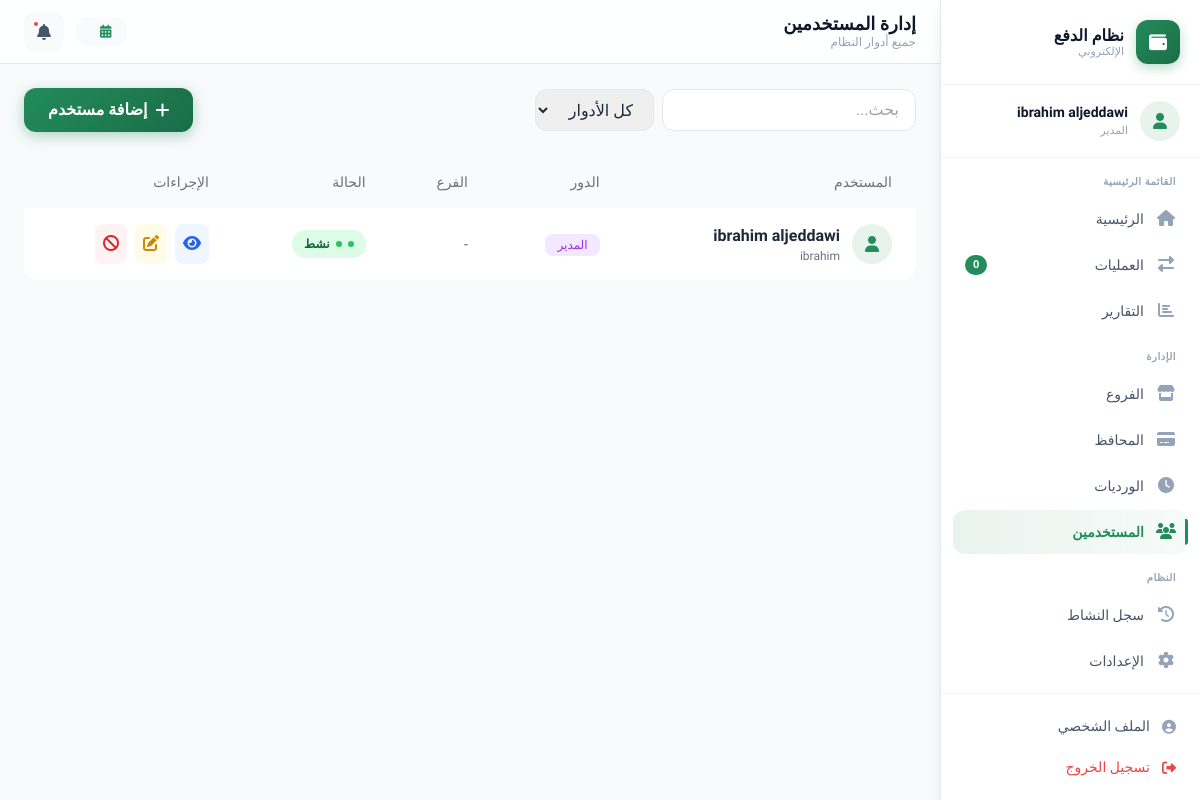
The app's page /users/ (signed in) with its own data.
### accounts/models.py (models this page shows, shortened)
class User(AbstractBaseUser, PermissionsMixin):
    class Role(models.TextChoices):
        MANAGER = 'manager', _('المدير')
        SUPERVISOR = 'supervisor', _('المشرف')
        ACCOUNTANT = 'accountant', _('المحاسب')
        CASHIER = 'cashier', _('الكاشير')
    id = models.UUIDField(primary_key=True, default=uuid.uuid4, editable=False)
    email = models.EmailField(_('البريد الإلكتروني'), unique=True, blank=True, null=True)
    phone = models.CharField(_('رقم الهاتف'), max_length=20, unique=True)
    username = models.CharField(_('اسم المستخدم'), max_length=150, unique=True)
    full_name = models.CharField(_('الاسم الكامل'), max_length=255)
    role = models.CharField(_('الدور'), max_length=20, choices=Role.choices, default=Role.CASHIER)
    profile_image = models.ImageField(_('الصورة الشخصية'), upload_to='profiles/%Y/%m/', blank=True, null=True)
    id_card_front = models.ImageField(_('صورة البطاقة الأمامية'), upload_to='id_cards/%Y/%m/', blank=True, null=True)
    id_card_back = models.ImageField(_('صورة البطاقة الخلفية'), upload_to='id_cards/%Y/%m/', blank=True, null=True)
    is_active = models.BooleanField(_('نشط'), default=True)
    is_staff = models.BooleanField(_('موظف'), default=False)
    is_superuser = models.BooleanField(_('مدير عام'), default=False)
    branch = models.ForeignKey(
        'branches.Branch',
        on_delete=models.SET_NULL,
        null=True,
        blank=True,
        related_name='cashiers',
        verbose_name=_('الفرع')
    )
    date_joined = models.DateTimeField(_('تاريخ الانضمام'), default=timezone.now)
    last_login = models.DateTimeField(_('آخر دخول'), blank=True, null=True)
    created_at = models.DateTimeField(auto_now_add=True)
    updated_at = models.DateTimeField(auto_now=True)
    created_by = models.ForeignKey(
        'self',
        on_delete=models.SET_NULL,
        null=True,
        blank=True,
        related_name='created_users',
        verbose_name=_('تم الإنشاء بواسطة')
    )
    USERNAME_FIELD = 'username'
    REQUIRED_FIELDS = ['full_name', 'phone']
    objects = UserManager()
    class Meta:
        verbose_name = _('مستخدم')
        verbose_name_plural = _('المستخدمين')
        ordering = ['-created_at']

### dashboard/views.py (the view, shortened to what this page needs)
# urls.py: path('users/', views.UserListView.as_view(), name='user-list'),
class UserListView(SuperuserRequiredMixin, LogActivityMixin, ListView):
    model = User
    template_name = 'dashboard/users/list.html'
    context_object_name = 'users'
    paginate_by = 20
    def get_queryset(self):
        queryset = User.objects.all().select_related('branch')
        search = self.request.GET.get('q')
        role_filter = self.request.GET.get('role')
        if role_filter:
            queryset = queryset.filter(role=role_filter)
        status_filter = self.request.GET.get('status')
        if status_filter == 'active':
            queryset = queryset.filter(is_active=True)
        elif status_filter == 'inactive':
            queryset = queryset.filter(is_active=False)
        branch_filter = self.request.GET.get('branch')
        if branch_filter:
            queryset = queryset.filter(branch_id=branch_filter)
        return queryset.order_by('-date_joined')
    def get_context_data(self, **kwargs):
        context = super().get_context_data(**kwargs)
        context['search_query'] = self.request.GET.get('q', '')
        context['role_filter'] = self.request.GET.get('role', '')
        context['status_filter'] = self.request.GET.get('status', '')
        context['branch_filter'] = self.request.GET.get('branch', '')
        context['branches'] = Branch.objects.filter(is_active=True)
        context['roles'] = User.Role.choices
        return context

### dashboard/templatetags/dashboard_tags.py (called while the page is built)
@register.filter
def transaction_count(request):
    today = timezone.now().date()
    return Transaction.objects.filter(is_deleted=False, created_at__date=today).count()

### dashboard/views.py (called while the page is built)
    def test_func(self):
        return self.request.user.is_authenticated and self.request.user.is_superuser

### dashboard/templates/dashboard/users/list.html (shortened to what this page needs)
{% extends 'dashboard/base.html' %}
{% block page_title %}إدارة المستخدمين{% endblock %}
{% block page_subtitle %}جميع أدوار النظام{% endblock %}
{% block content %}
<div class="flex justify-between items-center mb-6">
    <form method="get" class="flex gap-2">
        <input type="text" name="q" value="{{ search_query }}" placeholder="بحث..." class="px-4 py-2 border border-gray-200 rounded-xl focus:outline-none focus:border-primary">
        <select name="role" onchange="this.form.submit()" class="px-4 py-2 border border-gray-200 rounded-xl focus:outline-none focus:border-primary"><option value="">كل الأدوار</option></select>
    </form>
    <a href="{% url 'dashboard:user_add' %}" class="btn-primary text-white px-6 py-2.5 rounded-xl font-bold flex items-center gap-2"><i class="fas fa-plus"></i> إضافة مستخدم</a>
</div>
<div class="bg-white rounded-2xl card-shadow overflow-hidden">
    <table class="w-full">
        <thead class="bg-gray-50"><tr><th class="text-right py-4 px-6 text-gray-500 font-medium text-sm">المستخدم</th><th class="text-right py-4 px-6 text-gray-500 font-medium text-sm">الدور</th><th class="text-right py-4 px-6 text-gray-500 font-medium text-sm">الفرع</th><th class="text-right py-4 px-6 text-gray-500 font-medium text-sm">الحالة</th><th class="text-right py-4 px-6 text-gray-500 font-medium text-sm">الإجراءات</th></tr></thead>
        <tbody>
            {% for u in users %}
            <tr class="border-b border-gray-50 table-row-hover">
                <td class="py-4 px-6"><div class="flex items-center gap-3">{% if u.profile_image %}<img src="{{ u.profile_image.url }}" class="w-10 h-10 rounded-full object-cover">{% else %}<div class="w-10 h-10 bg-primary/10 rounded-full flex items-center justify-center"><i class="fas fa-user text-primary"></i></div>{% endif %}<div><p class="font-bold text-gray-800">{{ u.full_name }}</p><p class="text-xs text-gray-500">{{ u.username }}</p></div></div></td>
                <td class="py-4 px-6"><span class="px-3 py-1 rounded-lg text-xs font-medium {% if u.role == 'manager' %}bg-purple-100 text-purple-600{% elif u.role == 'supervisor' %}bg-blue-100 text-blue-600{% elif u.role == 'accountant' %}bg-yellow-100 text-yellow-600{% else %}bg-green-100 text-green-600{% endif %}">{{ u.get_role_display }}</span></td>
                <td class="py-4 px-6 text-sm text-gray-600">{{ u.branch.name|default:"-" }}</td>
                <td class="py-4 px-6">{% if u.is_active %}<span class="status-badge status-active"><span class="w-1.5 h-1.5 bg-green-500 rounded-full"></span> نشط</span>{% else %}<span class="status-badge status-inactive"><span class="w-1.5 h-1.5 bg-red-500 rounded-full"></span> معطل</span>{% endif %}</td>
                <td class="py-4 px-6"><div class="flex items-center gap-2"><a href="{% url 'dashboard:user_detail' u.pk %}" class="p-2 bg-blue-50 text-blue-600 rounded-lg hover:bg-blue-100"><i class="fas fa-eye"></i></a><a href="{% url 'dashboard:user_edit' u.pk %}" class="p-2 bg-yellow-50 text-yellow-600 rounded-lg hover:bg-yellow-100"><i class="fas fa-edit"></i></a><form method="post" action="{% url 'dashboard:user_toggle' u.pk %}" class="inline">{% csrf_token %}<button type="submit" class="p-2 {% if u.is_active %}bg-red-50 text-red-600{% else %}bg-green-50 text-green-600{% endif %} rounded-lg hover:opacity-80"><i class="fas {% if u.is_active %}fa-ban{% else %}fa-check{% endif %}"></i></button></form></div></td>
            </tr>
            {% empty %}<tr><td colspan="5" class="py-12 text-center text-gray-400"><i class="fas fa-inbox text-4xl mb-3"></i><p>لا يوجد مستخدمين</p></td></tr>{% endfor %}
        </tbody>
    </table>
</div>
{% endblock %}

### dashboard/templates/dashboard/base.html (shortened to what this page needs)
{% load static %}
{% load dashboard_tags %}
<!DOCTYPE html>
<html lang="ar" dir="rtl">
<head>
    <script src="https://cdn.tailwindcss.com"></script>
    <link rel="stylesheet" href="https://cdnjs.cloudflare.com/ajax/libs/font-awesome/6.4.0/css/all.min.css">
    <link rel="stylesheet" href="{% static "css/dashboard.css" %}">
</head>
<body>
    <div class="dashboard-wrapper">
        <aside id="sidebar" class="sidebar">
            <div class="sidebar-header">
                <a href="{% url 'dashboard:home' %}" class="sidebar-brand">
                    <div class="sidebar-brand-icon">
                        <i class="fas fa-wallet"></i>
                    </div>
                    <div class="sidebar-brand-text">
                        <h2>نظام الدفع</h2>
                        <p>الإلكتروني</p>
                    </div>
                </a>
            </div>
            <div class="sidebar-user">
                <div class="sidebar-user-inner">
                    <div class="sidebar-user-avatar">
                        {% if request.user.profile_image %}
                            <img src="{{ request.user.profile_image.url }}" alt="{{ request.user.full_name }}">
                        {% else %}
                            <i class="fas fa-user"></i>
                        {% endif %}
                    </div>
                    <div class="sidebar-user-info">
                        <p class="sidebar-user-name">{{ request.user.full_name|default:"المستخدم" }}</p>
                        <p class="sidebar-user-role">{{ request.user.get_role_display|default:"مدير" }}</p>
                    </div>
                </div>
            </div>
            <nav class="sidebar-nav">
                <p class="nav-section-title">القائمة الرئيسية</p>
                <a href="{% url 'dashboard:home' %}" class="nav-link {% if request.resolver_match.url_name == 'home' %}active{% endif %}">
                    <span class="nav-link-icon"><i class="fas fa-home {% if request.resolver_match.url_name == 'home' %}text-primary{% else %}text-muted{% endif %}"></i></span>
                    <span>الرئيسية</span>
                </a>
                <a href="{% url 'dashboard:transaction_list' %}" class="nav-link {% if 'transaction' in request.resolver_match.url_name %}active{% endif %}">
                    <span class="nav-link-icon"><i class="fas fa-exchange-alt {% if 'transaction' in request.resolver_match.url_name %}text-primary{% else %}text-muted{% endif %}"></i></span>
                    <span>العمليات</span>
                    <span class="nav-link-badge">{{ request|transaction_count|default:"0" }}</span>
                </a>
                <a href="{% url 'dashboard:reports' %}" class="nav-link {% if 'report' in request.resolver_match.url_name %}active{% endif %}">
                    <span class="nav-link-icon"><i class="fas fa-chart-bar {% if 'report' in request.resolver_match.url_name %}text-primary{% else %}text-muted{% endif %}"></i></span>
                    <span>التقارير</span>
                </a>
                <p class="nav-section-title">الإدارة</p>
                <a href="{% url 'dashboard:branch_list' %}" class="nav-link {% if 'branch' in request.resolver_match.url_name %}active{% endif %}">
                    <span class="nav-link-icon"><i class="fas fa-store {% if 'branch' in request.resolver_match.url_name %}text-primary{% else %}text-muted{% endif %}"></i></span>
                    <span>الفروع</span>
                </a>
                <a href="{% url 'dashboard:wallet_list' %}" class="nav-link {% if 'wallet' in request.resolver_match.url_name %}active{% endif %}">
                    <span class="nav-link-icon"><i class="fas fa-credit-card {% if 'wallet' in request.resolver_match.url_name %}text-primary{% else %}text-muted{% endif %}"></i></span>
                    <span>المحافظ</span>
                </a>
                <a href="{% url 'dashboard:shift_list' %}" class="nav-link {% if 'shift' in request.resolver_match.url_name %}active{% endif %}">
                    <span class="nav-link-icon"><i class="fas fa-clock {% if 'shift' in request.resolver_match.url_name %}text-primary{% else %}text-muted{% endif %}"></i></span>
                    <span>الورديات</span>
                </a>
                <a href="{% url 'dashboard:user_list' %}" class="nav-link {% if 'user' in request.resolver_match.url_name %}active{% endif %}">
                    <span class="nav-link-icon"><i class="fas fa-users {% if 'user' in request.resolver_match.url_name %}text-primary{% else %}text-muted{% endif %}"></i></span>
                    <span>المستخدمين</span>
                </a>
                <p class="nav-section-title">النظام</p>
                <a href="{% url 'dashboard:activity_logs' %}" class="nav-link {% if 'activity' in request.resolver_match.url_name %}active{% endif %}">
                    <span class="nav-link-icon"><i class="fas fa-history {% if 'activity' in request.resolver_match.url_name %}text-primary{% else %}text-muted{% endif %}"></i></span>
                    <span>سجل النشاط</span>
                </a>
                <a href="{% url 'dashboard:settings' %}" class="nav-link {% if 'settings' in request.resolver_match.url_name %}active{% endif %}">
                    <span class="nav-link-icon"><i class="fas fa-cog {% if 'settings' in request.resolver_match.url_name %}text-primary{% else %}text-muted{% endif %}"></i></span>
                    <span>الإعدادات</span>
                </a>
            </nav>
            <div class="sidebar-footer">
                <a href="{% url 'dashboard:profile' %}" class="sidebar-footer-btn">
                    <i class="fas fa-user-circle text-muted"></i>
                    <span>الملف الشخصي</span>
                </a>
                <form method="post" action="{% url 'dashboard:logout' %}" style="margin:0;">
                    <button type="submit" class="sidebar-footer-btn logout" data-confirm="هل أنت متأكد من تسجيل الخروج؟">
                        <i class="fas fa-sign-out-alt"></i>
                        <span>تسجيل الخروج</span>
                    </button>
                </form>
            </div>
        </aside>
        <main class="main-content">
            <header class="top-header">
                <div class="header-title-group">
                    <h1 class="header-title">{% block page_title %}لوحة التحكم{% endblock %}</h1>
                    <p class="header-subtitle">{% block page_subtitle %}{% endblock %}</p>
                </div>
                <div class="header-actions">
                    <div class="header-date">
                        <i class="fas fa-calendar-alt"></i>
                    </div>
                    <button class="header-btn" data-tooltip="الإشعارات" aria-label="الإشعارات">
                        <i class="fas fa-bell"></i>
                        <span class="dot"></span>
                    </button>
                </div>
            </header>
            <div class="page-content animate-fade-in">
                {% block content %}{% endblock %}
            </div>
        </main>
    </div>
</body>
</html>

### records on screen
User: user.full_name "ibrahim aljeddawi", user.role "المدير", full_name "ibrahim aljeddawi", username "ibrahim", role "المدير", branch.name "-", is_active True (drawn)

### other values on screen
{{ request|transaction_count|default:"0" }} "0"
